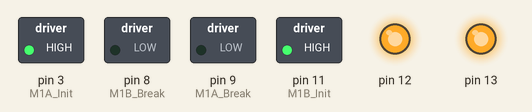
This sketch was run on a simulated Arduino Uno, built with avr-gcc and run on an emulated ATmega328P. Parts: switched loads named in the sketch (green lamp = pin HIGH), output pins drawn as LEDs (lit = HIGH). What the sketch prints to the serial monitor is not drawn.

Above: at 1.5 s.
At 4.5 s:
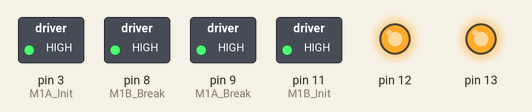
Timing chart, 0 to 6.9 s (numbered marks = the images above):
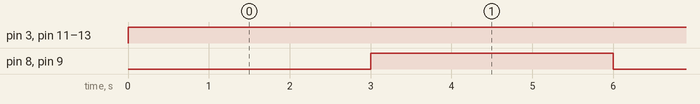

Measured:
- by itself, pin 3 (M1A_Init), pin 11 (M1B_Init), pin 12, pin 13: LOW → HIGH at 0.00 s
- by itself, pin 8 (M1B_Break), pin 9 (M1A_Break): alternates HIGH for 3.0 s and LOW for 3.0 s

The sketch:

MotorSheildTemplate.ino
```cpp
/*************************************************************
 Motor Control Template
 By Andrea "emuboy" Campanella
 emuboy85@gmail.com
*************************************************************/

#define M1A_PWM 12
#define M1A_Init 3
#define M1A_Break 9

#define M1B_PWM 13
#define M1B_Init 11
#define M1B_Break 8


/*
  M_Init  : enable line of the motor
  M_Break : hold line of the motor
  M_PWM   : PWM output pin
  M_SPEED : Speed (0-255)
  M_DIR   : Direction (1: Forward 2: Backward)
*/
void Move(int M_Init , int M_Break , int M_PWM, int M_SPEED, int M_DIR){
  digitalWrite(M_Init, M_DIR); //Establishes forward direction of Channel A
  digitalWrite(M_Break, LOW);   //Disengage the Brake for Channel A
  analogWrite (M_PWM, M_SPEED);   //Spins the motor on Channel A at full speed
}
void Break(int M_Break){
  digitalWrite(M_Break, HIGH);  //Engage the Brake
}


void setup() {
  Serial.begin(9600);
  Serial.print("Start");
  //Setup Channel A
  pinMode(M1A_Init , OUTPUT); //Initiates Motor Channel A pin
  pinMode(M1A_Break, OUTPUT);  //Initiates Brake Channel A pin

  //Setup Channel B
  pinMode(M1B_Init , OUTPUT); //Initiates Motor Channel B pin
  pinMode(M1B_Break, OUTPUT);  //Initiates Brake Channel B pin

}

void loop(){
  Serial.print("loop");
  //Test Motors
  Move(M1A_Init,M1A_Break,M1A_PWM,255 , 1);
  Move(M1B_Init,M1B_Break,M1B_PWM,255 , 1);

  delay(3000);

 Break(M1A_Break);
 Break(M1B_Break);

 delay(3000);

}
```
